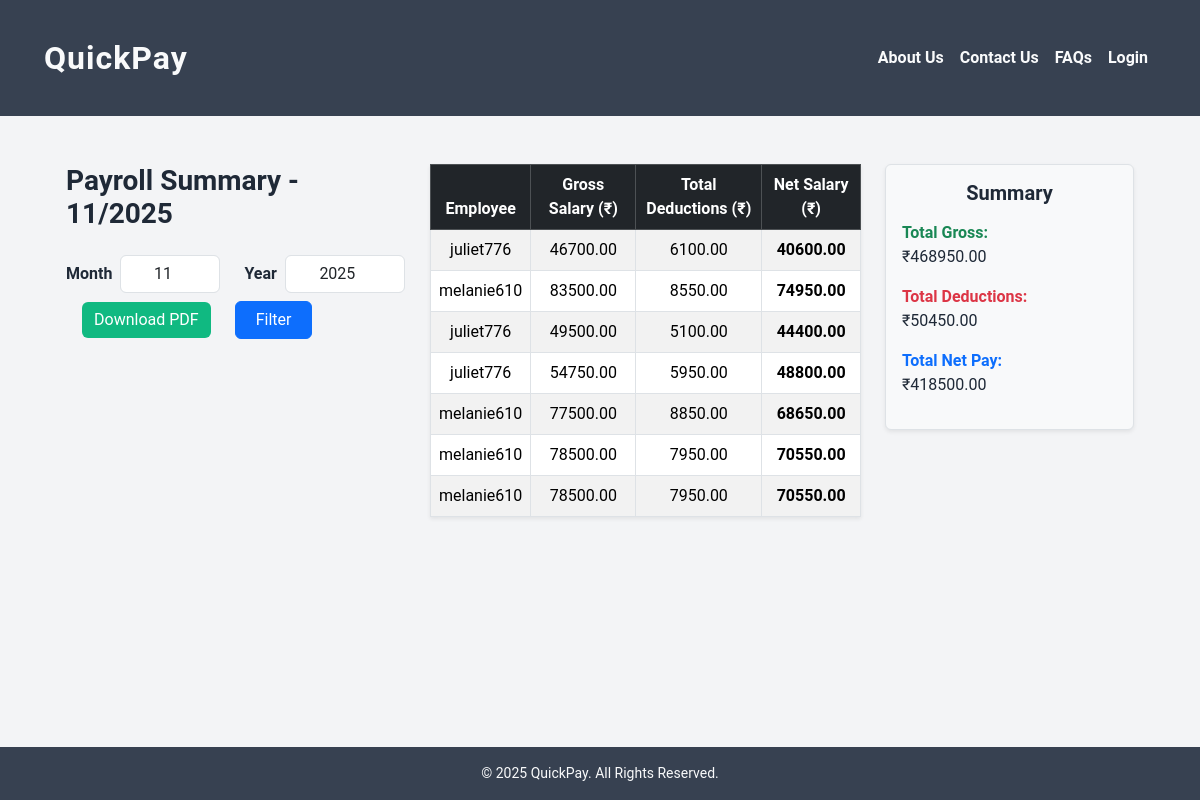
The app's page /payroll_summary with its own data.
### payroll/models.py (models this page shows, shortened)
class Payroll(models.Model):
    employee = models.ForeignKey(Employee, on_delete=models.CASCADE, related_name="payrolls")
    gross = models.ForeignKey(GrossSalary, on_delete=models.CASCADE)
    deductions = models.ForeignKey(TotalDeductions, on_delete=models.CASCADE)
    net_salary = models.DecimalField(max_digits=10, decimal_places=2)
    bonuses = models.DecimalField(max_digits=10, decimal_places=2, null=True, default=0.0)
    payment_date = models.DateField(auto_now_add=True)

class GrossSalary(models.Model):
    employee = models.ForeignKey(Employee, on_delete=models.CASCADE, related_name="gross_salaries")
    basic_pay = models.DecimalField(max_digits=10, decimal_places=2)
    da_amount = models.DecimalField(max_digits=10, decimal_places=2, default=0.0)
    hra_amount = models.DecimalField(max_digits=10, decimal_places=2, default=0.0)
    allowances = models.DecimalField(max_digits=10, decimal_places=2, null=True, blank=True)
    gross_total = models.DecimalField(max_digits=10, decimal_places=2, default=0.0)  # pre-calculated
    start_date = models.DateField(default=timezone.now)
    end_date = models.DateField(default=timezone.now)

class TotalDeductions(models.Model):
    employee = models.ForeignKey(Employee, on_delete=models.CASCADE, related_name="deduction_summary")
    pf = models.DecimalField(max_digits=10, decimal_places=2, default=0.0)
    esi = models.DecimalField(max_digits=10, decimal_places=2, default=0.0)
    pt = models.DecimalField(max_digits=10, decimal_places=2, default=0.0)
    income_tax = models.DecimalField(max_digits=10, decimal_places=2, default=0.0)
    total_deduction = models.DecimalField(max_digits=10, decimal_places=2, default=0.0)
    date = models.DateField(auto_now_add=True)
    gross_salary_amount = models.DecimalField(max_digits=10, decimal_places=2, default=0.0)
    ESI_RATE = Decimal('0.0075')  # 0.75%

### employee/models.py (models this page shows, shortened)
class Employee(models.Model):
    STATUS_CHOICES = [
        ('active', 'Active'),
        ('on_leave', 'On Leave'),
        ('terminated', 'Terminated'),
    ]
    DEPARTMENT_CHOICES = [
        ('hr', 'Human Resources'),
        ('finance', 'Finance'),
        ('it', 'Information Technology'),
        ('marketing', 'Marketing'),
        ('sales', 'Sales'),
        ('operations', 'Operations'),
    ]
    user = models.OneToOneField(
        settings.AUTH_USER_MODEL,
        on_delete=models.CASCADE,
        related_name='employee_profile'
    )
    department = models.CharField(max_length=100, choices=DEPARTMENT_CHOICES, default='it')
    hire_date = models.DateField()
    salary = models.DecimalField(max_digits=10, decimal_places=2)
    status = models.CharField(max_length=20, choices=STATUS_CHOICES, default='active')
    updated_on = models.DateTimeField(auto_now=True)

### user/models.py (models this page shows, shortened)
class User(AbstractUser):
    USER_TYPES = [
        ('admin', 'Admin'),
        ('hr_manager', 'HR Manager'),
        ('payroll_manager', 'Payroll Manager'),
        ('employee', 'Employee'),
    ]
    role = models.CharField(max_length=25, choices=USER_TYPES, default='employee')
    address = models.CharField(max_length=150, null=True, blank=True)
    phone = models.CharField(max_length=10, null=True, blank=True)
    office_mail = models.EmailField(unique=True, null=True, blank=True)

### reports/views.py (the view)
# urls.py: path('payroll_summary', reports.views.payroll_summary, name='payroll_summary'),
def payroll_summary(request):
    month = int(request.GET.get('month', datetime.now().month))
    year = int(request.GET.get('year', datetime.now().year))
    payrolls = Payroll.objects.filter(
        payment_date__month=month,
        payment_date__year=year
    )
    totals = payrolls.aggregate(
        total_gross=Sum('gross__gross_total'),
        total_deductions=Sum('deductions__total_deduction'),
        total_net=Sum('net_salary')
    )
    context = {
        'payrolls': payrolls,
        'totals': totals,
        'month': month,
        'year': year,
    }
    return render(request, 'payroll_summary.html', context)

### Templates/payroll_summary.html
{% extends 'base.html' %}
{% block content %}
<div class="container mt-5">
    <div class="row justify-content-between">
        <div class="col-md-4">
            <h3 class="fw-bold mb-4">Payroll Summary - {{ month }}/{{ year }}</h3>
            <form method="get" class="d-flex flex-wrap align-items-center gap-2 mb-5">
                <div class="d-flex align-items-center gap-2">
                    <label for="month" class="fw-semibold mb-0">Month</label>
                    <input type="number" name="month" id="month" value="{{ month }}"
                           class="form-control" min="1" max="12"
                           style="width: 100px; text-align: center;">
                </div>
                <div class="d-flex align-items-center gap-2 ms-3">
                    <label for="year" class="fw-semibold mb-0">Year</label>
                    <input type="number" name="year" id="year" value="{{ year }}"
                           class="form-control" min="2000" max="2100"
                           style="width: 120px; text-align: center;">
                </div>
                <a href="{% url 'generate_payroll_pdf' %}?month={{ month }}&year={{ year }}"class="btn btn-success ms-3" target="_blank">
   Download PDF</a>
                <button type="submit" class="btn btn-primary ms-3" style="padding: 6px 20px;">
                    Filter
                </button>
            </form>
        </div>
        <div class="col-md-5">
            <table class="table table-striped table-bordered text-center align-middle shadow-sm">
                <thead class="table-dark">
                    <tr>
                        <th>Employee</th>
                        <th>Gross Salary (₹)</th>
                        <th>Total Deductions (₹)</th>
                        <th>Net Salary (₹)</th>
                    </tr>
                </thead>
                <tbody>
                    {% for p in payrolls %}
                    <tr>
                        <td>{{ p.employee.user.username }}</td>
                        <td>{{ p.gross.gross_total|floatformat:2 }}</td>
                        <td>{{ p.deductions.total_deduction|floatformat:2 }}</td>
                        <td><strong>{{ p.net_salary|floatformat:2 }}</strong></td>
                    </tr>
                    {% empty %}
                    <tr>
                        <td colspan="4" class="text-muted">No payroll records found for this period.</td>
                    </tr>
                    {% endfor %}
                </tbody>
            </table>
        </div>
        <div class="col-md-3">
            <div class="p-3 border rounded bg-light shadow-sm">
                <h5 class="fw-bold mb-3 text-center">Summary</h5>
                <p><strong class="text-success">Total Gross:</strong><br> ₹{{ totals.total_gross|floatformat:2 }}</p>
                <p><strong class="text-danger">Total Deductions:</strong><br> ₹{{ totals.total_deductions|floatformat:2 }}</p>
                <p><strong class="text-primary">Total Net Pay:</strong><br> ₹{{ totals.total_net|floatformat:2 }}</p>
            </div>
        </div>
    </div>
</div>
{% endblock %}

### static/css/mystyle.css (style rules this page uses)
body { margin: 0; font-family: "Roboto", "Segoe UI", sans-serif; background: #f3f4f6; color: #1f2937; }
.container { display: flex; gap: 2rem; margin: 3rem auto; max-width: 1100px; padding: 0 1rem; }
.btn-success { background-color: #10b981 !important; border: none; }

### records on screen
Payroll: employee.user.username "juliet776", gross.gross_total "46700.00", deductions.total_deduction "6100.00", net_salary "40600.00"
Payroll: employee.user.username "melanie610", gross.gross_total "83500.00", deductions.total_deduction "8550.00", net_salary "74950.00"
Payroll: employee.user.username "juliet776", gross.gross_total "49500.00", deductions.total_deduction "5100.00", net_salary "44400.00"
Payroll: employee.user.username "juliet776", gross.gross_total "54750.00", deductions.total_deduction "5950.00", net_salary "48800.00"
Payroll: employee.user.username "melanie610", gross.gross_total "77500.00", deductions.total_deduction "8850.00", net_salary "68650.00"
Payroll: employee.user.username "melanie610", gross.gross_total "78500.00", deductions.total_deduction "7950.00", net_salary "70550.00"
Payroll: employee.user.username "melanie610", gross.gross_total "78500.00", deductions.total_deduction "7950.00", net_salary "70550.00"

### other values on screen
{{ month }} "11"
{{ year }} "2025"
{{ totals.total_gross|floatformat:2 }} "468950.00"
{{ totals.total_deductions|floatformat:2 }} "50450.00"
{{ totals.total_net|floatformat:2 }} "418500.00"
